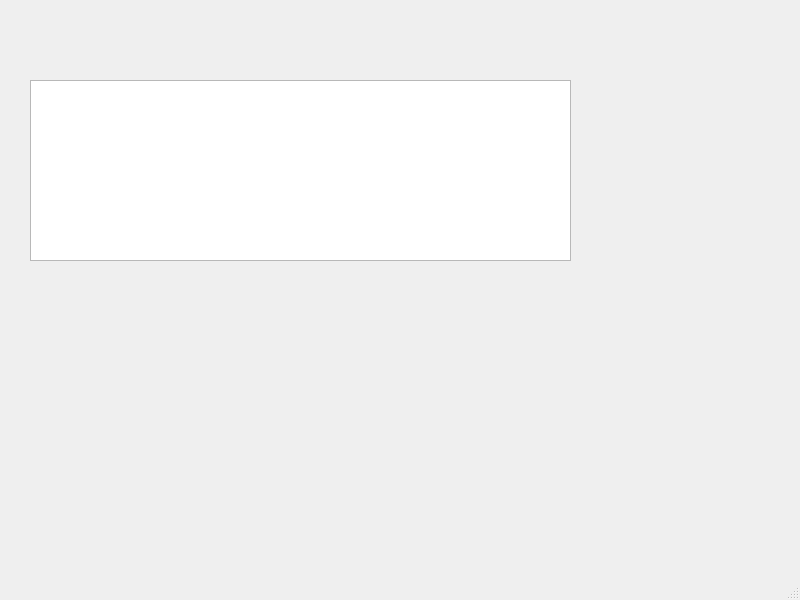
<?xml version="1.0" encoding="UTF-8"?>
<ui version="4.0">
 <class>MainWindow</class>
 <widget class="QMainWindow" name="MainWindow">
  <property name="geometry">
   <rect>
    <x>0</x>
    <y>0</y>
    <width>800</width>
    <height>600</height>
   </rect>
  </property>
  <property name="windowTitle">
   <string>MainWindow</string>
  </property>
  <widget class="QWidget" name="centralwidget">
   <widget class="QTableWidget" name="tableWidget">
    <property name="geometry">
     <rect>
      <x>30</x>
      <y>80</y>
      <width>541</width>
      <height>181</height>
     </rect>
    </property>
   </widget>
  </widget>
  <widget class="QMenuBar" name="menubar">
   <property name="geometry">
    <rect>
     <x>0</x>
     <y>0</y>
     <width>800</width>
     <height>22</height>
    </rect>
   </property>
  </widget>
  <widget class="QStatusBar" name="statusbar"/>
 </widget>
 <resources/>
 <connections/>
</ui>
